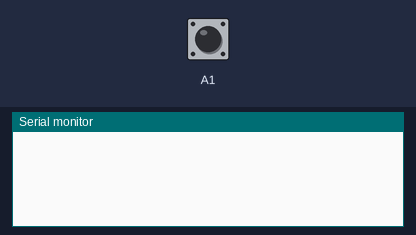
The sketch below on a simulated Arduino Uno, built with avr-gcc and run on an emulated ATmega328P. On the bench: the last lines printed to the serial monitor. The test bench sets the inputs (shaded band); at power-on: A1 HIGH.

Above: at 1.2 s.
1.3 s: A1 pulled LOW for 0.15 s
At 2.7 s:
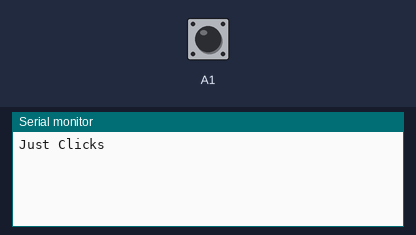
3.0 s: A1 pulled LOW for 1 s
At 4.2 s:
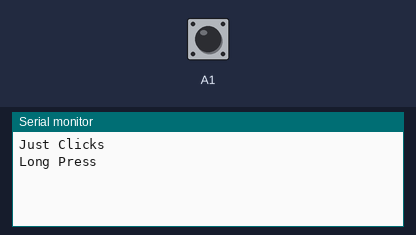

Measured:
- after the input at 1.3 s, the serial monitor: prints a new line after 0.25 s (image 1)
- after the input at 3.0 s, the serial monitor: prints a new line after 0.25 s (image 2)

The sketch:

button.ino
```cpp
int waitTime = 250;
int pressDelay = 50;
unsigned long waitTime_buff = 0;
unsigned long state_time = 0;
int count = 0;
bool s = false, t = false;
bool state = HIGH;
bool read;

void setup() {
  Serial.begin(9600);
  pinMode(A1, INPUT_PULLUP);
}
void loop() {
  read = digitalRead(A1);
  if (read == LOW && state == HIGH && s == false) {
    s = true;
    waitTime_buff = millis();
  }
  if (read == LOW && state == HIGH) {
    t = true;
    state_time = millis();
  }
  if (s == true) {
    if ((unsigned long)(millis() - waitTime_buff) > waitTime) {
      if (!digitalRead(A1)) {
        Serial.println("Long Press");
      }
      else {
        if (count == 2) {
          Serial.println("Double Clicks");
        }
        else if (count == 1) {
          Serial.println("Just Clicks");
        }
      }
      count = 0;
      s = false;
    }
  }
  if (t == true) {
    if ((unsigned long)(millis() - state_time) > pressDelay) {
      count++;
      t = false;
    }
  }
  state = read;
}
```
